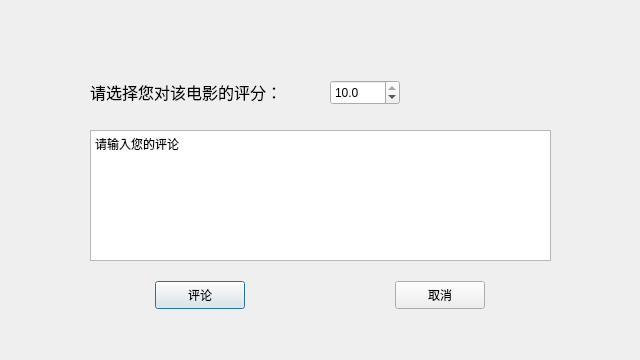
<?xml version="1.0" encoding="UTF-8"?>
<ui version="4.0">
 <class>CommentDialog</class>
 <widget class="QDialog" name="CommentDialog">
  <property name="geometry">
   <rect>
    <x>0</x>
    <y>0</y>
    <width>640</width>
    <height>360</height>
   </rect>
  </property>
  <property name="windowTitle">
   <string>评论</string>
  </property>
  <widget class="QLabel" name="RateLabel">
   <property name="geometry">
    <rect>
     <x>90</x>
     <y>71</y>
     <width>411</width>
     <height>41</height>
    </rect>
   </property>
   <property name="font">
    <font>
     <family>宋体</family>
     <pointsize>12</pointsize>
    </font>
   </property>
   <property name="text">
    <string>请选择您对该电影的评分：</string>
   </property>
  </widget>
  <widget class="QPushButton" name="OKButton">
   <property name="geometry">
    <rect>
     <x>155</x>
     <y>281</y>
     <width>90</width>
     <height>28</height>
    </rect>
   </property>
   <property name="text">
    <string>评论</string>
   </property>
   <property name="default">
    <bool>true</bool>
   </property>
  </widget>
  <widget class="QPushButton" name="CancelButton">
   <property name="geometry">
    <rect>
     <x>395</x>
     <y>281</y>
     <width>90</width>
     <height>28</height>
    </rect>
   </property>
   <property name="text">
    <string>取消</string>
   </property>
  </widget>
  <widget class="QPlainTextEdit" name="CommentText">
   <property name="geometry">
    <rect>
     <x>90</x>
     <y>130</y>
     <width>461</width>
     <height>131</height>
    </rect>
   </property>
   <property name="plainText">
    <string>请输入您的评论</string>
   </property>
  </widget>
  <widget class="QDoubleSpinBox" name="doubleSpinBox">
   <property name="geometry">
    <rect>
     <x>330</x>
     <y>80</y>
     <width>70</width>
     <height>25</height>
    </rect>
   </property>
   <property name="decimals">
    <number>1</number>
   </property>
   <property name="maximum">
    <double>10.000000000000000</double>
   </property>
   <property name="value">
    <double>10.000000000000000</double>
   </property>
  </widget>
 </widget>
 <resources/>
 <connections>
  <connection>
   <sender>CancelButton</sender>
   <signal>clicked()</signal>
   <receiver>CommentDialog</receiver>
   <slot>reject()</slot>
   <hints>
    <hint type="sourcelabel">
     <x>446</x>
     <y>314</y>
    </hint>
    <hint type="destinationlabel">
     <x>446</x>
     <y>345</y>
    </hint>
   </hints>
  </connection>
  <connection>
   <sender>OKButton</sender>
   <signal>clicked()</signal>
   <receiver>CommentDialog</receiver>
   <slot>comment()</slot>
   <hints>
    <hint type="sourcelabel">
     <x>199</x>
     <y>317</y>
    </hint>
    <hint type="destinationlabel">
     <x>199</x>
     <y>345</y>
    </hint>
   </hints>
  </connection>
 </connections>
 <slots>
  <slot>comment()</slot>
 </slots>
</ui>
